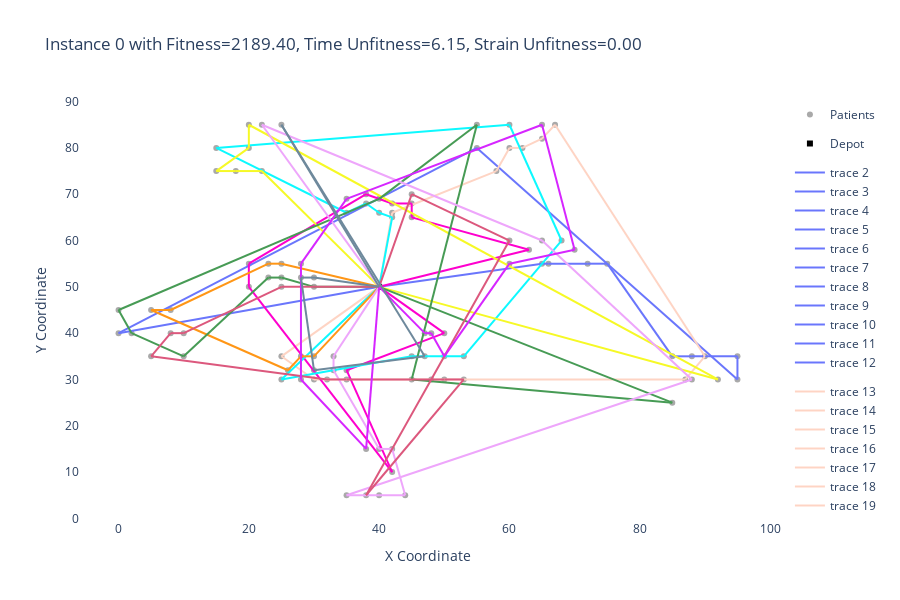

Notebook code cell kept with this figure:
### Code cell
import plotly.graph_objects as go

depot_x, depot_y = depot['x_coord'], depot['y_coord']
x_coords, y_coords = zip(*[(patient['x_coord'], patient['y_coord']) for patient in patients.values()])

# Create a scatter plot for patients
patients_scatter = go.Scatter(x=x_coords, y=y_coords, mode='markers', marker=dict(symbol='circle', color='darkgrey'), name='Patients')

# Create a scatter plot for the depot
depot_scatter = go.Scatter(x=[depot_x], y=[depot_y], mode='markers', marker=dict(symbol='square', color='black'), name='Depot')


# Create the figure and add the scatter plots
fig = go.Figure()
fig.add_trace(patients_scatter)
fig.add_trace(depot_scatter)
from itertools import cycle

# Generate a list of distinct colors
num_routes = 20  # Or however many routes you have
import plotly.express as px
colors = px.colors.qualitative.Light24

# Current color

color_ind = 1

for start, end in arcs:
    if (start[0] == depot_x and start[1] == depot_y):  # Start at the depot
        color_ind += 1  # Change color for the new route

    fig.add_trace(go.Scatter(x=[start[0], end[0]], y=[start[1], end[1]], mode='lines', line=dict(color=colors[color_ind]), legendgroup=f'R{color_ind}'))

# Set axis labels
fig.update_layout(
    xaxis_title='X Coordinate', 
    yaxis_title='Y Coordinate', 
    title=f'Instance {instance} with Fitness={fitness:.2f}, Time Unfitness={time_unfitness:.2f}, Strain Unfitness={strain_unfitness:.2f}', 
    plot_bgcolor='white', 
    paper_bgcolor='white',
    height=600,
)

# Show the plot
fig.show()

### Figure 1 — Plotly figure (JSON) as saved in the notebook; plotly's stock layout.template omitted (floating-point values rounded to 4 significant figures)
{"data": [{"marker": {"color": "darkgrey", "symbol": "circle"}, "mode": "markers", "name": "Patients", "type": "scatter", "x": [45, 45, 42, 42, 42, 40, 40, 38, 38, 35, 35, 25, 22, 22, 20, 20, 18, 15, 15, 30, 30, 28, 28, 25, 25, 25, 23, 23, 20, 20, 10, 10, 8, 8, 5, 5, 2, 0, 0, 35, 35, 33, 33, 32, 30, 30, 30, 28, 28, 26, 25, 25, 44, 42, 42, 40, 40, 38, 38, 35, 50, 50, 50, 48, 48, 47, 47, 45, 45, 95, 95, 53, 92, 53, 45, 90, 88, 88, 87, 85, 85, 75, 72, 70, 68, 66, 65, 65, 63, 60, 60, 67, 65, 65, 62, 60, 60, 58, 55, 55], "y": [68, 70, 66, 68, 65, 69, 66, 68, 70, 66, 69, 85, 75, 85, 80, 85, 75, 75, 80, 50, 52, 52, 55, 50, 52, 55, 52, 55, 50, 55, 35, 40, 40, 45, 35, 45, 40, 40, 45, 30, 32, 32, 35, 30, 30, 32, 35, 30, 35, 32, 30, 35, 5, 10, 15, 5, 15, 5, 15, 5, 30, 35, 40, 30, 40, 35, 40, 30, 35, 30, 35, 30, 30, 35, 65, 35, 30, 35, 30, 25, 35, 55, 55, 58, 60, 55, 55, 60, 58, 55, 60, 85, 85, 82, 80, 80, 85, 75, 80, 85]}, {"marker": {"color": "black", "symbol": "square"}, "mode": "markers", "name": "Depot", "type": "scatter", "x": [40], "y": [50]}, {"legendgroup": "R2", "line": {"color": "#6A76FC"}, "mode": "lines", "type": "scatter", "x": [40, 65], "y": [50, 55]}, {"legendgroup": "R2", "line": {"color": "#6A76FC"}, "mode": "lines", "type": "scatter", "x": [65, 66], "y": [55, 55]}, {"legendgroup": "R2", "line": {"color": "#6A76FC"}, "mode": "lines", "type": "scatter", "x": [66, 72], "y": [55, 55]}, {"legendgroup": "R2", "line": {"color": "#6A76FC"}, "mode": "lines", "type": "scatter", "x": [72, 75], "y": [55, 55]}, {"legendgroup": "R2", "line": {"color": "#6A76FC"}, "mode": "lines", "type": "scatter", "x": [75, 85], "y": [55, 35]}, {"legendgroup": "R2", "line": {"color": "#6A76FC"}, "mode": "lines", "type": "scatter", "x": [85, 88], "y": [35, 35]}, {"legendgroup": "R2", "line": {"color": "#6A76FC"}, "mode": "lines", "type": "scatter", "x": [88, 95], "y": [35, 35]}, {"legendgroup": "R2", "line": {"color": "#6A76FC"}, "mode": "lines", "type": "scatter", "x": [95, 95], "y": [35, 30]}, {"legendgroup": "R2", "line": {"color": "#6A76FC"}, "mode": "lines", "type": "scatter", "x": [95, 55], "y": [30, 80]}, {"legendgroup": "R2", "line": {"color": "#6A76FC"}, "mode": "lines", "type": "scatter", "x": [55, 0], "y": [80, 40]}, {"legendgroup": "R2", "line": {"color": "#6A76FC"}, "mode": "lines", "type": "scatter", "x": [0, 40], "y": [40, 50]}, {"legendgroup": "R3", "line": {"color": "#FED4C4"}, "mode": "lines", "type": "scatter", "x": [40, 42], "y": [50, 66]}, {"legendgroup": "R3", "line": {"color": "#FED4C4"}, "mode": "lines", "type": "scatter", "x": [42, 58], "y": [66, 75]}, {"legendgroup": "R3", "line": {"color": "#FED4C4"}, "mode": "lines", "type": "scatter", "x": [58, 60], "y": [75, 80]}, {"legendgroup": "R3", "line": {"color": "#FED4C4"}, "mode": "lines", "type": "scatter", "x": [60, 62], "y": [80, 80]}, {"legendgroup": "R3", "line": {"color": "#FED4C4"}, "mode": "lines", "type": "scatter", "x": [62, 65], "y": [80, 82]}, {"legendgroup": "R3", "line": {"color": "#FED4C4"}, "mode": "lines", "type": "scatter", "x": [65, 67], "y": [82, 85]}, {"legendgroup": "R3", "line": {"color": "#FED4C4"}, "mode": "lines", "type": "scatter", "x": [67, 90], "y": [85, 35]}, {"legendgroup": "R3", "line": {"color": "#FED4C4"}, "mode": "lines", "type": "scatter", "x": [90, 87], "y": [35, 30]}, {"legendgroup": "R3", "line": {"color": "#FED4C4"}, "mode": "lines", "type": "scatter", "x": [87, 48], "y": [30, 30]}, {"legendgroup": "R3", "line": {"color": "#FED4C4"}, "mode": "lines", "type": "scatter", "x": [48, 30], "y": [30, 30]}, {"legendgroup": "R3", "line": {"color": "#FED4C4"}, "mode": "lines", "type": "scatter", "x": [30, 25], "y": [30, 35]}, {"legendgroup": "R3", "line": {"color": "#FED4C4"}, "mode": "lines", "type": "scatter", "x": [25, 40], "y": [35, 50]}, {"legendgroup": "R4", "line": {"color": "#FE00CE"}, "mode": "lines", "type": "scatter", "x": [40, 50], "y": [50, 40]}, {"legendgroup": "R4", "line": {"color": "#FE00CE"}, "mode": "lines", "type": "scatter", "x": [50, 35], "y": [40, 32]}, {"legendgroup": "R4", "line": {"color": "#FE00CE"}, "mode": "lines", "type": "scatter", "x": [35, 42], "y": [32, 10]}, {"legendgroup": "R4", "line": {"color": "#FE00CE"}, "mode": "lines", "type": "scatter", "x": [42, 20], "y": [10, 50]}, {"legendgroup": "R4", "line": {"color": "#FE00CE"}, "mode": "lines", "type": "scatter", "x": [20, 20], "y": [50, 55]}, {"legendgroup": "R4", "line": {"color": "#FE00CE"}, "mode": "lines", "type": "scatter", "x": [20, 38], "y": [55, 70]}, {"legendgroup": "R4", "line": {"color": "#FE00CE"}, "mode": "lines", "type": "scatter", "x": [38, 42], "y": [70, 68]}, {"legendgroup": "R4", "line": {"color": "#FE00CE"}, "mode": "lines", "type": "scatter", "x": [42, 45], "y": [68, 68]}, {"legendgroup": "R4", "line": {"color": "#FE00CE"}, "mode": "lines", "type": "scatter", "x": [45, 45], "y": [68, 65]}, {"legendgroup": "R4", "line": {"color": "#FE00CE"}, "mode": "lines", "type": "scatter", "x": [45, 63], "y": [65, 58]}, {"legendgroup": "R4", "line": {"color": "#FE00CE"}, "mode": "lines", "type": "scatter", "x": [63, 40], "y": [58, 50]}, {"legendgroup": "R5", "line": {"color": "#0DF9FF"}, "mode": "lines", "type": "scatter", "x": [40, 42], "y": [50, 65]}, {"legendgroup": "R5", "line": {"color": "#0DF9FF"}, "mode": "lines", "type": "scatter", "x": [42, 40], "y": [65, 66]}, {"legendgroup": "R5", "line": {"color": "#0DF9FF"}, "mode": "lines", "type": "scatter", "x": [40, 38], "y": [66, 68]}, {"legendgroup": "R5", "line": {"color": "#0DF9FF"}, "mode": "lines", "type": "scatter", "x": [38, 35], "y": [68, 66]}, {"legendgroup": "R5", "line": {"color": "#0DF9FF"}, "mode": "lines", "type": "scatter", "x": [35, 15], "y": [66, 80]}, {"legendgroup": "R5", "line": {"color": "#0DF9FF"}, "mode": "lines", "type": "scatter", "x": [15, 60], "y": [80, 85]}, {"legendgroup": "R5", "line": {"color": "#0DF9FF"}, "mode": "lines", "type": "scatter", "x": [60, 68], "y": [85, 60]}, {"legendgroup": "R5", "line": {"color": "#0DF9FF"}, "mode": "lines", "type": "scatter", "x": [68, 53], "y": [60, 35]}, {"legendgroup": "R5", "line": {"color": "#0DF9FF"}, "mode": "lines", "type": "scatter", "x": [53, 45], "y": [35, 35]}, {"legendgroup": "R5", "line": {"color": "#0DF9FF"}, "mode": "lines", "type": "scatter", "x": [45, 25], "y": [35, 30]}, {"legendgroup": "R5", "line": {"color": "#0DF9FF"}, "mode": "lines", "type": "scatter", "x": [25, 40], "y": [30, 50]}, {"legendgroup": "R6", "line": {"color": "#F6F926"}, "mode": "lines", "type": "scatter", "x": [40, 22], "y": [50, 75]}, {"legendgroup": "R6", "line": {"color": "#F6F926"}, "mode": "lines", "type": "scatter", "x": [22, 18], "y": [75, 75]}, {"legendgroup": "R6", "line": {"color": "#F6F926"}, "mode": "lines", "type": "scatter", "x": [18, 15], "y": [75, 75]}, {"legendgroup": "R6", "line": {"color": "#F6F926"}, "mode": "lines", "type": "scatter", "x": [15, 20], "y": [75, 80]}, {"legendgroup": "R6", "line": {"color": "#F6F926"}, "mode": "lines", "type": "scatter", "x": [20, 20], "y": [80, 85]}, {"legendgroup": "R6", "line": {"color": "#F6F926"}, "mode": "lines", "type": "scatter", "x": [20, 92], "y": [85, 30]}, {"legendgroup": "R6", "line": {"color": "#F6F926"}, "mode": "lines", "type": "scatter", "x": [92, 40], "y": [30, 50]}, {"legendgroup": "R7", "line": {"color": "#FF9616"}, "mode": "lines", "type": "scatter", "x": [40, 25], "y": [50, 55]}, {"legendgroup": "R7", "line": {"color": "#FF9616"}, "mode": "lines", "type": "scatter", "x": [25, 23], "y": [55, 55]}, {"legendgroup": "R7", "line": {"color": "#FF9616"}, "mode": "lines", "type": "scatter", "x": [23, 8], "y": [55, 45]}, {"legendgroup": "R7", "line": {"color": "#FF9616"}, "mode": "lines", "type": "scatter", "x": [8, 5], "y": [45, 45]}, {"legendgroup": "R7", "line": {"color": "#FF9616"}, "mode": "lines", "type": "scatter", "x": [5, 26], "y": [45, 32]}, {"legendgroup": "R7", "line": {"color": "#FF9616"}, "mode": "lines", "type": "scatter", "x": [26, 28], "y": [32, 35]}, {"legendgroup": "R7", "line": {"color": "#FF9616"}, "mode": "lines", "type": "scatter", "x": [28, 30], "y": [35, 35]}, {"legendgroup": "R7", "line": {"color": "#FF9616"}, "mode": "lines", "type": "scatter", "x": [30, 40], "y": [35, 50]}, {"legendgroup": "R8", "line": {"color": "#479B55"}, "mode": "lines", "type": "scatter", "x": [40, 30], "y": [50, 50]}, {"legendgroup": "R8", "line": {"color": "#479B55"}, "mode": "lines", "type": "scatter", "x": [30, 25], "y": [50, 52]}, {"legendgroup": "R8", "line": {"color": "#479B55"}, "mode": "lines", "type": "scatter", "x": [25, 23], "y": [52, 52]}, {"legendgroup": "R8", "line": {"color": "#479B55"}, "mode": "lines", "type": "scatter", "x": [23, 10], "y": [52, 35]}, {"legendgroup": "R8", "line": {"color": "#479B55"}, "mode": "lines", "type": "scatter", "x": [10, 2], "y": [35, 40]}, {"legendgroup": "R8", "line": {"color": "#479B55"}, "mode": "lines", "type": "scatter", "x": [2, 0], "y": [40, 45]}, {"legendgroup": "R8", "line": {"color": "#479B55"}, "mode": "lines", "type": "scatter", "x": [0, 40], "y": [45, 69]}, {"legendgroup": "R8", "line": {"color": "#479B55"}, "mode": "lines", "type": "scatter", "x": [40, 55], "y": [69, 85]}, {"legendgroup": "R8", "line": {"color": "#479B55"}, "mode": "lines", "type": "scatter", "x": [55, 45], "y": [85, 30]}, {"legendgroup": "R8", "line": {"color": "#479B55"}, "mode": "lines", "type": "scatter", "x": [45, 85], "y": [30, 25]}, {"legendgroup": "R8", "line": {"color": "#479B55"}, "mode": "lines", "type": "scatter", "x": [85, 40], "y": [25, 50]}, {"legendgroup": "R9", "line": {"color": "#EEA6FB"}, "mode": "lines", "type": "scatter", "x": [40, 33], "y": [50, 35]}, {"legendgroup": "R9", "line": {"color": "#EEA6FB"}, "mode": "lines", "type": "scatter", "x": [33, 33], "y": [35, 32]}, {"legendgroup": "R9", "line": {"color": "#EEA6FB"}, "mode": "lines", "type": "scatter", "x": [33, 40], "y": [32, 15]}, {"legendgroup": "R9", "line": {"color": "#EEA6FB"}, "mode": "lines", "type": "scatter", "x": [40, 42], "y": [15, 15]}, {"legendgroup": "R9", "line": {"color": "#EEA6FB"}, "mode": "lines", "type": "scatter", "x": [42, 44], "y": [15, 5]}, {"legendgroup": "R9", "line": {"color": "#EEA6FB"}, "mode": "lines", "type": "scatter", "x": [44, 40], "y": [5, 5]}, {"legendgroup": "R9", "line": {"color": "#EEA6FB"}, "mode": "lines", "type": "scatter", "x": [40, 35], "y": [5, 5]}, {"legendgroup": "R9", "line": {"color": "#EEA6FB"}, "mode": "lines", "type": "scatter", "x": [35, 88], "y": [5, 30]}, {"legendgroup": "R9", "line": {"color": "#EEA6FB"}, "mode": "lines", "type": "scatter", "x": [88, 65], "y": [30, 60]}, {"legendgroup": "R9", "line": {"color": "#EEA6FB"}, "mode": "lines", "type": "scatter", "x": [65, 22], "y": [60, 85]}, {"legendgroup": "R9", "line": {"color": "#EEA6FB"}, "mode": "lines", "type": "scatter", "x": [22, 40], "y": [85, 50]}, {"legendgroup": "R10", "line": {"color": "#DC587D"}, "mode": "lines", "type": "scatter", "x": [40, 25], "y": [50, 50]}, {"legendgroup": "R10", "line": {"color": "#DC587D"}, "mode": "lines", "type": "scatter", "x": [25, 10], "y": [50, 40]}, {"legendgroup": "R10", "line": {"color": "#DC587D"}, "mode": "lines", "type": "scatter", "x": [10, 8], "y": [40, 40]}, {"legendgroup": "R10", "line": {"color": "#DC587D"}, "mode": "lines", "type": "scatter", "x": [8, 5], "y": [40, 35]}, {"legendgroup": "R10", "line": {"color": "#DC587D"}, "mode": "lines", "type": "scatter", "x": [5, 32], "y": [35, 30]}, {"legendgroup": "R10", "line": {"color": "#DC587D"}, "mode": "lines", "type": "scatter", "x": [32, 35], "y": [30, 30]}, {"legendgroup": "R10", "line": {"color": "#DC587D"}, "mode": "lines", "type": "scatter", "x": [35, 50], "y": [30, 30]}, {"legendgroup": "R10", "line": {"color": "#DC587D"}, "mode": "lines", "type": "scatter", "x": [50, 53], "y": [30, 30]}, {"legendgroup": "R10", "line": {"color": "#DC587D"}, "mode": "lines", "type": "scatter", "x": [53, 38], "y": [30, 5]}, {"legendgroup": "R10", "line": {"color": "#DC587D"}, "mode": "lines", "type": "scatter", "x": [38, 60], "y": [5, 60]}, {"legendgroup": "R10", "line": {"color": "#DC587D"}, "mode": "lines", "type": "scatter", "x": [60, 45], "y": [60, 70]}, {"legendgroup": "R10", "line": {"color": "#DC587D"}, "mode": "lines", "type": "scatter", "x": [45, 40], "y": [70, 50]}, {"legendgroup": "R11", "line": {"color": "#D626FF"}, "mode": "lines", "type": "scatter", "x": [40, 47], "y": [50, 40]}, {"legendgroup": "R11", "line": {"color": "#D626FF"}, "mode": "lines", "type": "scatter", "x": [47, 48], "y": [40, 40]}, {"legendgroup": "R11", "line": {"color": "#D626FF"}, "mode": "lines", "type": "scatter", "x": [48, 50], "y": [40, 35]}, {"legendgroup": "R11", "line": {"color": "#D626FF"}, "mode": "lines", "type": "scatter", "x": [50, 60], "y": [35, 55]}, {"legendgroup": "R11", "line": {"color": "#D626FF"}, "mode": "lines", "type": "scatter", "x": [60, 70], "y": [55, 58]}, {"legendgroup": "R11", "line": {"color": "#D626FF"}, "mode": "lines", "type": "scatter", "x": [70, 65], "y": [58, 85]}, {"legendgroup": "R11", "line": {"color": "#D626FF"}, "mode": "lines", "type": "scatter", "x": [65, 35], "y": [85, 69]}, {"legendgroup": "R11", "line": {"color": "#D626FF"}, "mode": "lines", "type": "scatter", "x": [35, 28], "y": [69, 55]}, {"legendgroup": "R11", "line": {"color": "#D626FF"}, "mode": "lines", "type": "scatter", "x": [28, 28], "y": [55, 30]}, {"legendgroup": "R11", "line": {"color": "#D626FF"}, "mode": "lines", "type": "scatter", "x": [28, 38], "y": [30, 15]}, {"legendgroup": "R11", "line": {"color": "#D626FF"}, "mode": "lines", "type": "scatter", "x": [38, 40], "y": [15, 50]}, {"legendgroup": "R12", "line": {"color": "#6E899C"}, "mode": "lines", "type": "scatter", "x": [40, 30], "y": [50, 52]}, {"legendgroup": "R12", "line": {"color": "#6E899C"}, "mode": "lines", "type": "scatter", "x": [30, 28], "y": [52, 52]}, {"legendgroup": "R12", "line": {"color": "#6E899C"}, "mode": "lines", "type": "scatter", "x": [28, 30], "y": [52, 32]}, {"legendgroup": "R12", "line": {"color": "#6E899C"}, "mode": "lines", "type": "scatter", "x": [30, 47], "y": [32, 35]}, {"legendgroup": "R12", "line": {"color": "#6E899C"}, "mode": "lines", "type": "scatter", "x": [47, 25], "y": [35, 85]}, {"legendgroup": "R12", "line": {"color": "#6E899C"}, "mode": "lines", "type": "scatter", "x": [25, 40], "y": [85, 50]}], "layout": {"height": 600, "paper_bgcolor": "white", "plot_bgcolor": "white", "title": {"text": "Instance 0 with Fitness=2189.40, Time Unfitness=6.15, Strain Unfitness=0.00"}, "xaxis": {"title": {"text": "X Coordinate"}}, "yaxis": {"title": {"text": "Y Coordinate"}}}}
